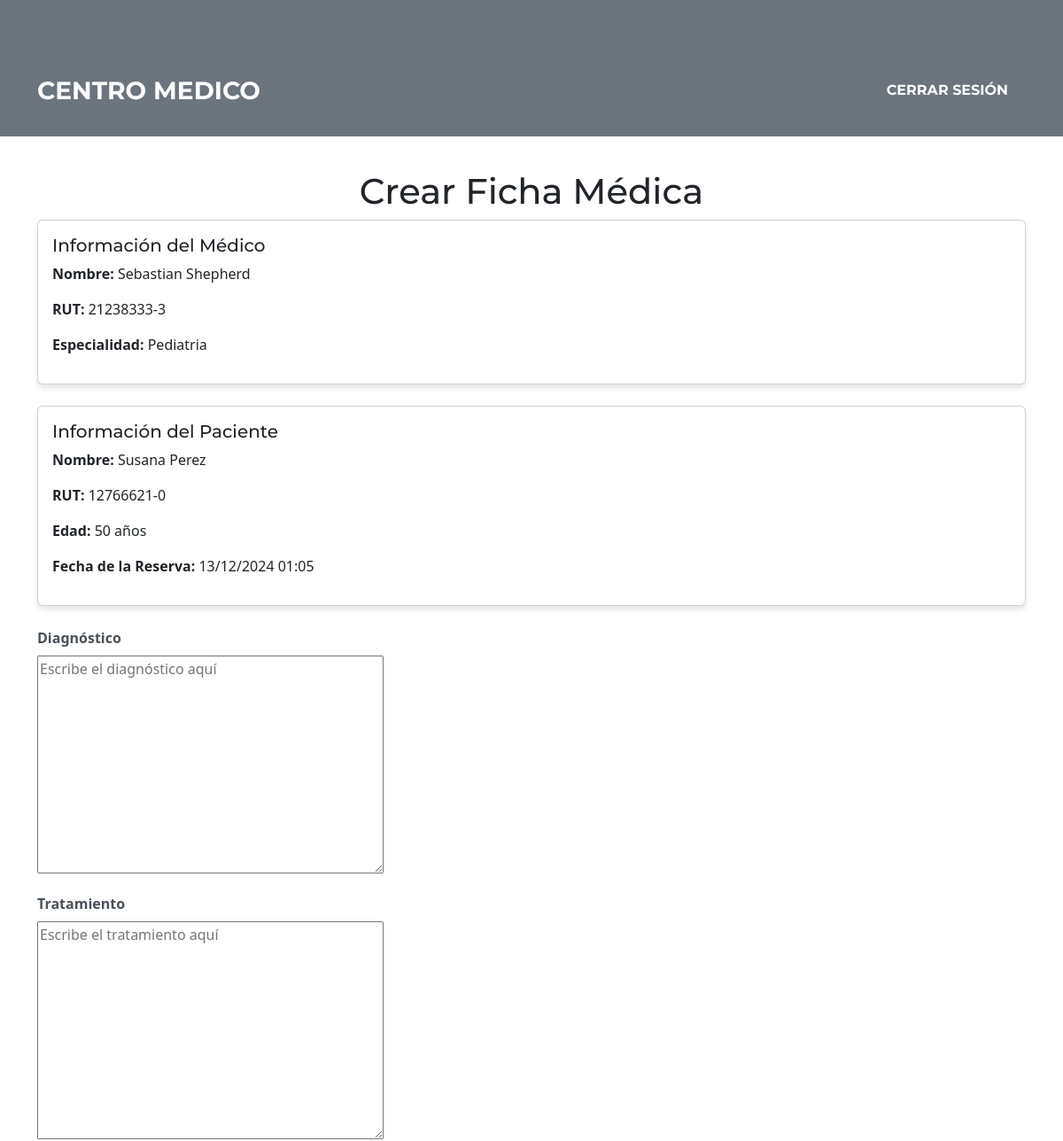
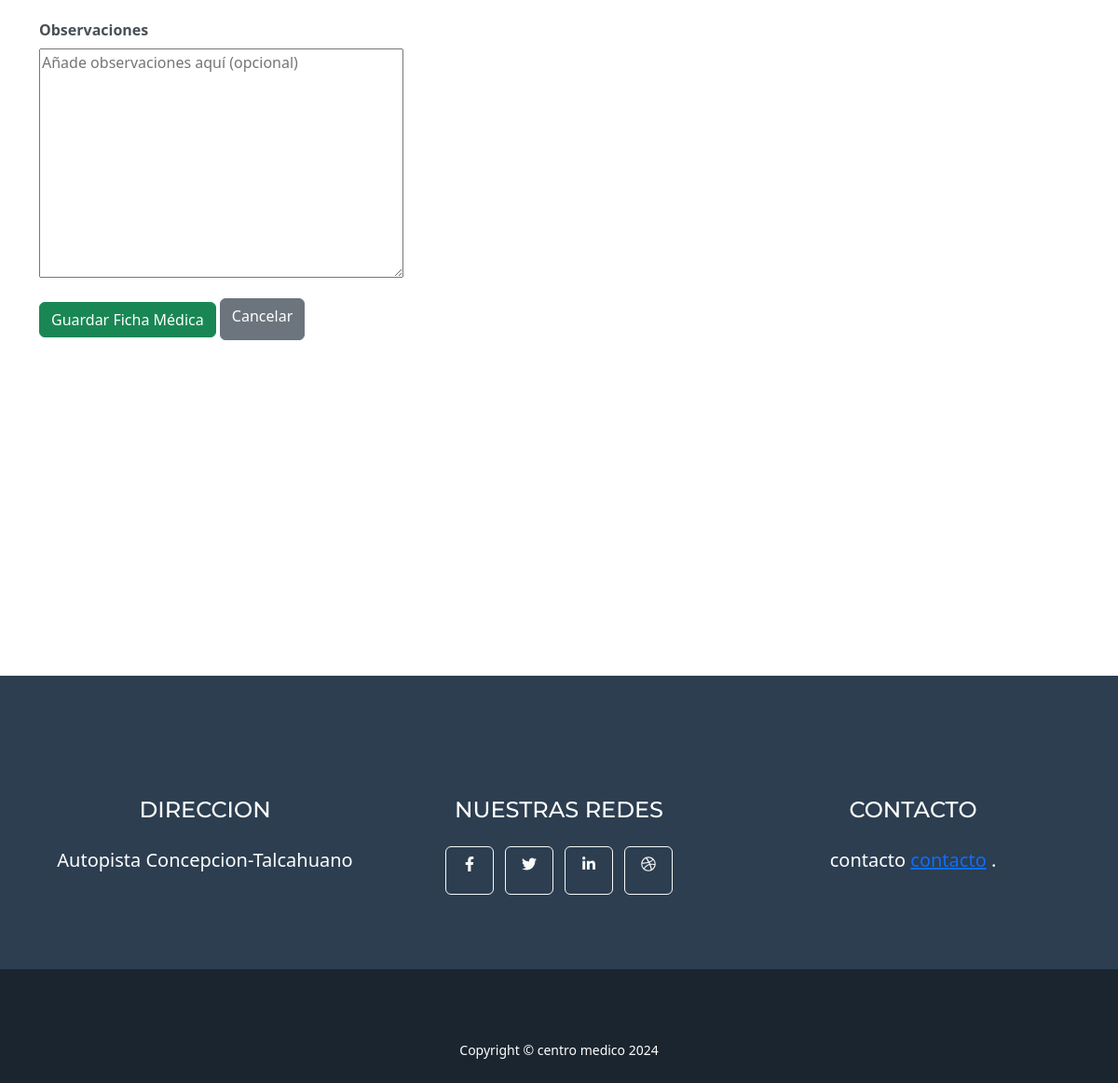
The app's page /fichas/crear/1/ (signed in) with its own data (2 pictures, top to bottom).
### ficha_medica/models.py (models this page shows, shortened)
class Especialidad(models.Model):
    nombre = models.CharField(max_length=100, unique=True)  # Nombre único para la especialidad
    descripcion = models.TextField(blank=True, null=True)  # Descripción opcional
    class Meta:
        verbose_name = "Especialidad"
        verbose_name_plural = "Especialidades"

class Paciente(models.Model):
    rut = models.CharField(max_length=12, unique=True)  # Ejemplo: 12345678-9
    nombre = models.CharField(max_length=100)
    fecha_nacimiento = models.DateField(blank=True, null=True)  # Campo adicional
    direccion = models.TextField(blank=True, null=True)
    telefono = models.CharField(max_length=15, blank=True, null=True)
    email = models.EmailField(blank=True, null=True)
    class Meta:
        verbose_name = "Paciente"
        verbose_name_plural = "Pacientes"

class Reserva(models.Model):
    paciente = models.ForeignKey(Paciente, on_delete=models.CASCADE)
    especialidad = models.ForeignKey(Especialidad, on_delete=models.CASCADE)
    medico = models.ForeignKey(Medico, on_delete=models.CASCADE)
    fecha_reserva = models.ForeignKey(Disponibilidad, on_delete=models.CASCADE)
    motivo = models.TextField()
    recepcionista = models.ForeignKey(User, on_delete=models.SET_NULL, null=True, blank=True)  # Agregar este campo
    class Meta:
        verbose_name = "Reserva"
        verbose_name_plural = "Reservas"

class Disponibilidad(models.Model):
    medico = models.ForeignKey('Medico', on_delete=models.CASCADE)
    fecha_disponible = models.DateTimeField()
    ocupada = models.BooleanField(default=False)
    class Meta:
        verbose_name = "Disponibilidad"
        verbose_name_plural = "Disponibilidades"

### ficha_medica/utils.py (the view)
        def _wrapped_view(request, *args, **kwargs):
            if not request.user.groups.filter(name=role_name).exists():
                return HttpResponseForbidden(f"No tienes acceso al rol requerido: {role_name}.")
            return view_func(request, *args, **kwargs)

### ficha_medica/forms.py
class FichaMedicaForm(forms.ModelForm):
    class Meta:
        model = FichaMedica
        fields = ['diagnostico', 'tratamiento', 'observaciones']
    def __init__(self, *args, **kwargs):
        super().__init__(*args, **kwargs)
        self.fields['diagnostico'].widget.attrs.update({
            'placeholder': "Escribe el diagnóstico aquí"
        })
        self.fields['tratamiento'].widget.attrs.update({
            'placeholder': "Escribe el tratamiento aquí"
        })
        self.fields['observaciones'].widget.attrs.update({
            'placeholder': "Añade observaciones aquí (opcional)"
        })

### ficha_medica/utils.py (called while the page is built)
def role_required(role_name):
    def decorator(view_func):
        def _wrapped_view(request, *args, **kwargs):
            if not request.user.groups.filter(name=role_name).exists():
                return HttpResponseForbidden(f"No tienes acceso al rol requerido: {role_name}.")
            return view_func(request, *args, **kwargs)
        return _wrapped_view
    return decorator

### ficha_medica/templates/fichas_medicas/crear_ficha_medica.html (shortened to what this page needs)
{% extends 'core/base.html' %}
{% block content %}
<div class="container mt-5">
    <h1 class="text-center">Crear Ficha Médica</h1>
    <div class="card p-3 mb-4">
        <h5>Información del Médico</h5>
        <p><strong>Nombre:</strong> {{ medico_nombre }}</p>
        <p><strong>RUT:</strong> {{ rut_medico }}</p>
        <p><strong>Especialidad:</strong> {{ especialidad }}</p>
    </div>
    <div class="card p-3 mb-4">
        <h5>Información del Paciente</h5>
        <p><strong>Nombre:</strong> {{ paciente.nombre }}</p>
        <p><strong>RUT:</strong> {{ paciente.rut }}</p>
        <p><strong>Edad:</strong> {{ edad }} años</p>
        <p><strong>Fecha de la Reserva:</strong> {{ reserva.fecha_reserva.fecha_disponible|date:"d/m/Y H:i" }}</p>
    </div>
    <form method="post">
        <div class="mb-3">
            <label for="diagnostico" class="form-label">Diagnóstico</label>
            {{ form.diagnostico }}
        </div>
        <div class="mb-3">
            <label for="tratamiento" class="form-label">Tratamiento</label>
            {{ form.tratamiento }}
        </div>
        <div class="mb-3">
            <label for="observaciones" class="form-label">Observaciones</label>
            {{ form.observaciones }}
        </div>
        <button type="submit" class="btn btn-success">Guardar Ficha Médica</button>
        <a href="{% url 'medico_dashboard' %}" class="btn btn-secondary">Cancelar</a>
    </form>
</div>
{% endblock %}

### records on screen
Especialidad: nombre "Pediatria"
Paciente: nombre "Susana Perez", rut "12766621-0"
Reserva: fecha_reserva.fecha_disponible "13/12/2024 01:05"

### other values on screen
{{ medico_nombre }} "Sebastian Shepherd"
{{ rut_medico }} "21238333-3"
